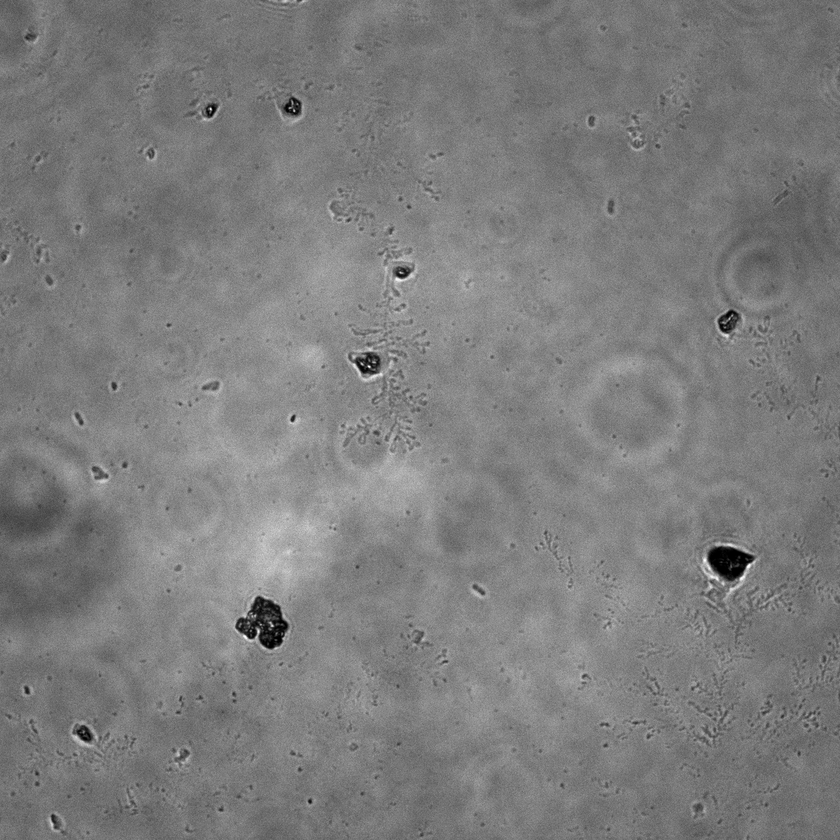
#> input picture source/1/1 N NO 4_ch00.tif, 840 x 840 px, shrunk from 1200 x 1200 before the run
$ jupyter execute outline.ipynb
#> lines starting #> are read from the running program, lines starting #| are printed output that depends on the picture; after the words box and inside, x2 and y2 are one past the last pixel; in counts of white or black regions, pixels touching at a corner belong together
[cell 1]
import cv2
import matplotlib.pyplot as plt
import numpy as np
from typing import Optional

[cell 2]
img= cv2.imread("source/1/1 N NO 4_ch00.tif", 1)
#> img is the input picture: shape (840, 840, 3); min 0, max 255, mean 124.6
#img = cv2.imread("images/Osteosarcoma_01.tif", 1)
if img is not None:
    plt.imshow(img)

[cell 3]
if img is not None:
    blue_channel = img[:, :, 0]
    plt.imshow(blue_channel, cmap='gray')

[cell 4]
#plt.hist(blue_channel.flat, bins=100, range=(0, 150))
background = blue_channel <= 50
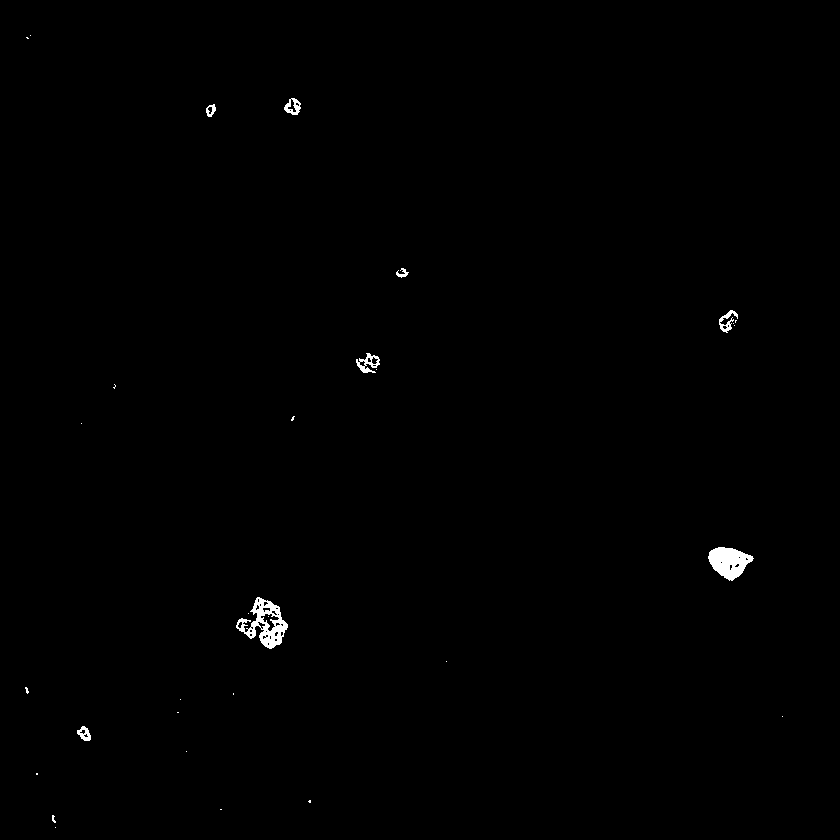
#> background: shape (840, 840) bool; 0.42% white; 31 white regions (23 under 20 px), largest, box (x1, y1, x2, y2) and area: (236, 597, 288, 649) 1114, (708, 547, 754, 581) 968, (356, 353, 380, 373) 221

plt.imshow(background, cmap='gray')

[cell 5]
nuiclei = blue_channel > 60
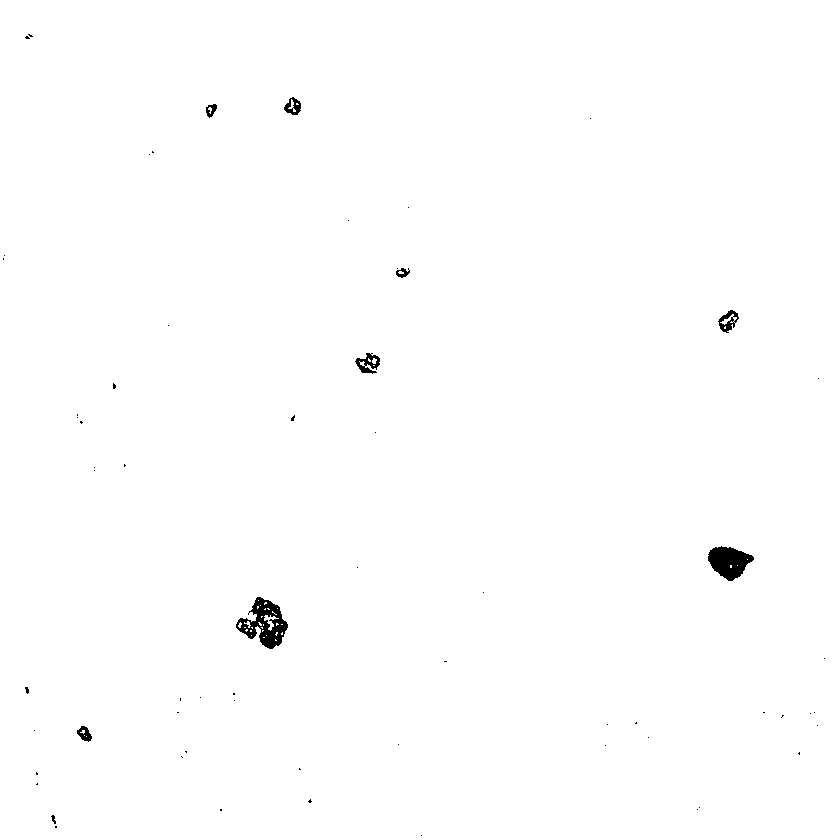
#> nuiclei: shape (840, 840) bool; 99.5% white; 63 black regions (54 under 20 px), largest, box (x1, y1, x2, y2) and area: (236, 597, 288, 649) 1270, (708, 546, 754, 581) 1017, (355, 353, 380, 374) 264
plt.imshow(nuiclei, cmap='gray')

[cell 6]
ret1, thresh1 = cv2.threshold(blue_channel, 50, 255, cv2.THRESH_BINARY)
plt.imshow(thresh1, cmap='gray')

[cell 7]
ret2, thresh2 = cv2.threshold(blue_channel, 0, 255, cv2.THRESH_BINARY + cv2.THRESH_OTSU)
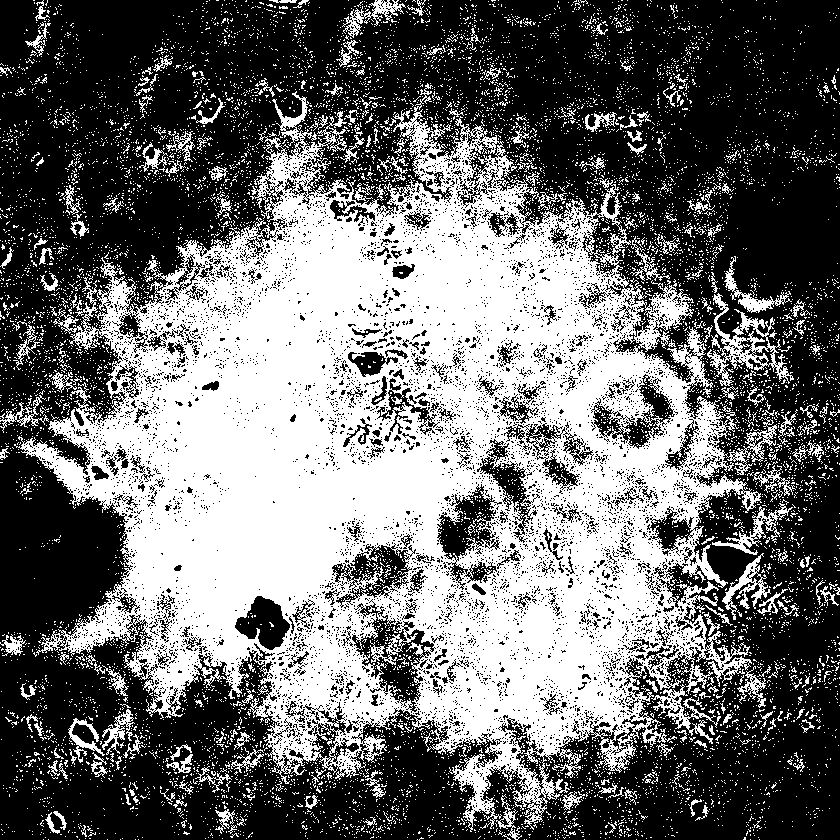
#> thresh2: shape (840, 840); 42.8% white; 9811 white regions (9547 under 20 px), largest, box (x1, y1, x2, y2) and area: (14, 83, 777, 832) 256809, (707, 293, 794, 386) 2066, (651, 684, 721, 744) 928
#> ret2 = 126
plt.imshow(thresh2, cmap='gray')

[cell 8]
if img is not None:
    plt.hist(img.flat, bins=100, range=(0, 255))
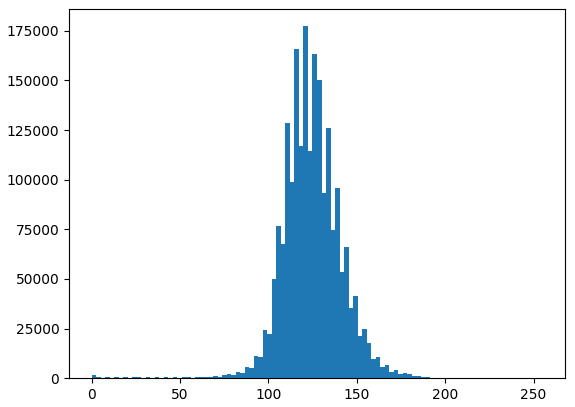
#> figure drawn by matplotlib, 1 panel; tallest bar 177345 high, from x = 119.8 to 122.4

$ run again, with source/1/1 N NO 1_ch00.tif copied over source/1/1 N NO 4_ch00.tif
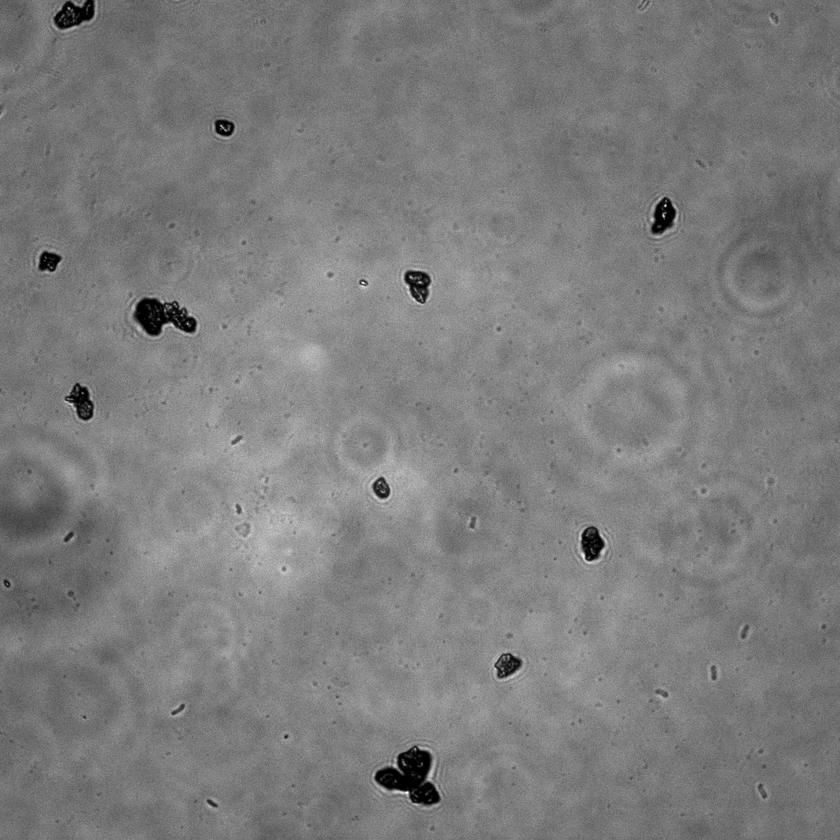
#> input picture source/1/1 N NO 1_ch00.tif, 840 x 840 px, shrunk from 1200 x 1200 before the run
#> img is the input picture: shape (840, 840, 3); min 0, max 255, mean 124.4
#> `background = blue_channel <= 50`:
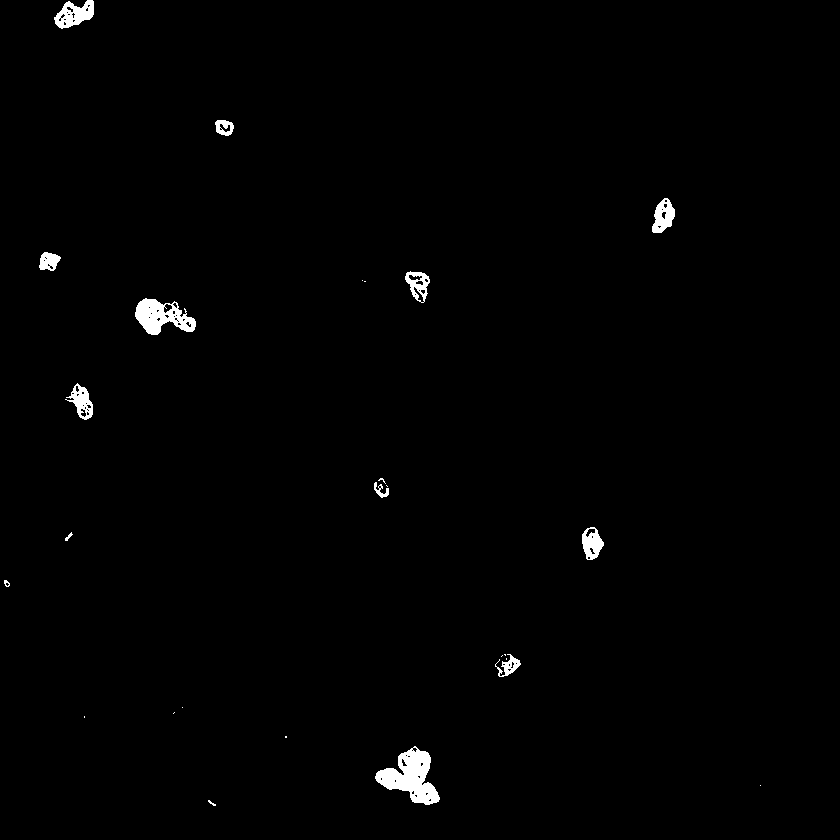
#> background: shape (840, 840) bool; 0.94% white; 26 white regions (13 under 20 px), largest, box (x1, y1, x2, y2) and area: (375, 746, 440, 805) 1920, (135, 298, 196, 335) 1272, (54, 0, 94, 29) 679
#> nuiclei: shape (840, 840) bool; 99% white; 25 black regions (11 under 20 px), largest, box (x1, y1, x2, y2) and area: (375, 746, 440, 805) 1983, (134, 298, 196, 335) 1354, (54, 0, 94, 29) 721
#> thresh2: shape (840, 840); 49.1% white; 9906 white regions (9694 under 20 px), largest, box (x1, y1, x2, y2) and area: (16, 83, 827, 840) 305517, (333, 0, 406, 69) 1220, (95, 698, 152, 770) 990
#> ret2 = 124
#> `[cell 8] if img is not None: plt.hist(img.flat, bins=100, range=(0, 25..`:
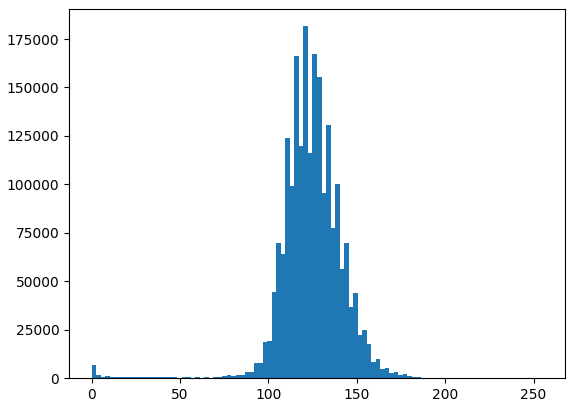
#> figure drawn by matplotlib, 1 panel; tallest bar 181605 high, from x = 119.8 to 122.4
